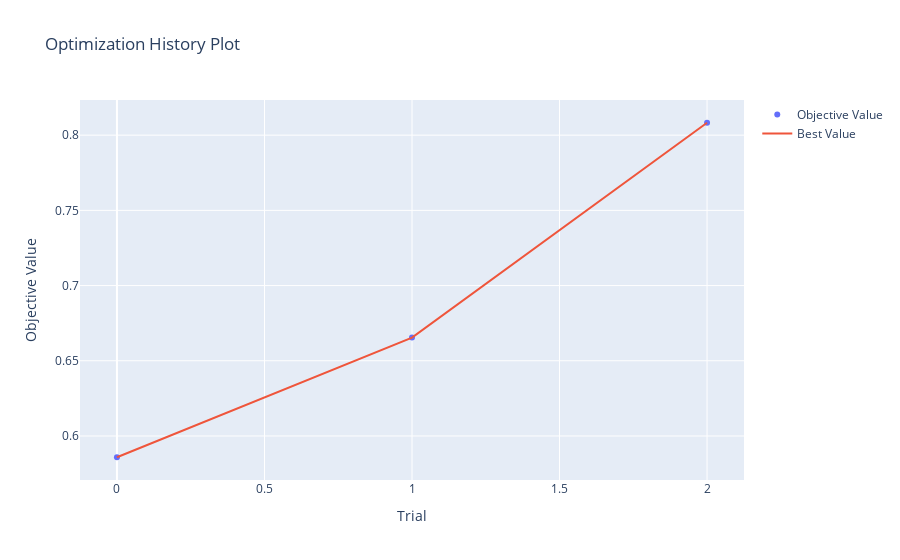

The notebook cell saved with this chart:
### Code cell
vis.plot_optimization_history(study)

### Figure 1 — Plotly figure (JSON) as saved in the notebook; plotly's stock layout.template omitted (floating-point values rounded to 4 significant figures)
{"data": [{"mode": "markers", "name": "Objective Value", "type": "scatter", "x": [0, 1, 2], "y": [0.5859, 0.6654, 0.8083]}, {"mode": "lines", "name": "Best Value", "type": "scatter", "x": [0, 1, 2], "y": [0.5859, 0.6654, 0.8083]}, {"marker": {"color": "#cccccc"}, "mode": "markers", "name": "Infeasible Trial", "showlegend": false, "type": "scatter", "x": [], "y": []}], "layout": {"title": {"text": "Optimization History Plot"}, "xaxis": {"title": {"text": "Trial"}}, "yaxis": {"title": {"text": "Objective Value"}}}}
